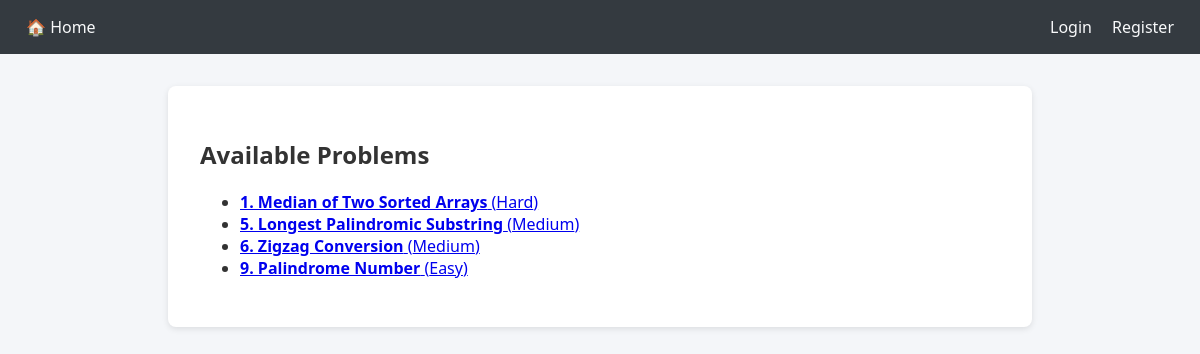
The app's page /problems/ with its own data.
### judge/models.py (models this page shows, shortened)
class Problem(models.Model):
    title = models.CharField(max_length=200)
    description = models.TextField()
    input_format = models.TextField(blank=True, null=True)
    output_format = models.TextField(blank=True, null=True)
    sample_input = models.TextField(blank=True, null=True)
    sample_output = models.TextField(blank=True, null=True)
    difficulty = models.CharField(max_length=50, default='Easy')
    created_at = models.DateTimeField(auto_now_add=True)
    test_results_json = models.TextField(blank=True, null=True)

### judge/views.py (the view)
# urls.py: path('problems/', views.problem_list, name='problem_list'),
def problem_list(request):
    problems = Problem.objects.all()
    return render(request, 'judge/problem_list.html', {'problems': problems})

### judge/templates/judge/problem_list.html
{% extends "judge/base.html" %}
{% block content %}
<h2>Available Problems</h2>
<ul>
  {% for problem in problems %}
    <li>
      <a href="{% url 'problem_detail' problem.id %}">
        <strong>{{ problem.title }}</strong> ({{ problem.difficulty }})
      </a>
    </li>
  {% empty %}
    <li>No problems found.</li>
  {% endfor %}
</ul>
{% endblock %}

### judge/templates/judge/base.html (style rules this page uses)
body { font-family: 'Segoe UI', sans-serif; margin: 0; padding: 0; background-color: #f4f6f9; color: #333; }

### records on screen
Problem: title "1. Median of Two Sorted Arrays", difficulty "Hard"
Problem: title "5. Longest Palindromic Substring", difficulty "Medium"
Problem: title "6. Zigzag Conversion", difficulty "Medium"
Problem: title "9. Palindrome Number", difficulty "Easy"
